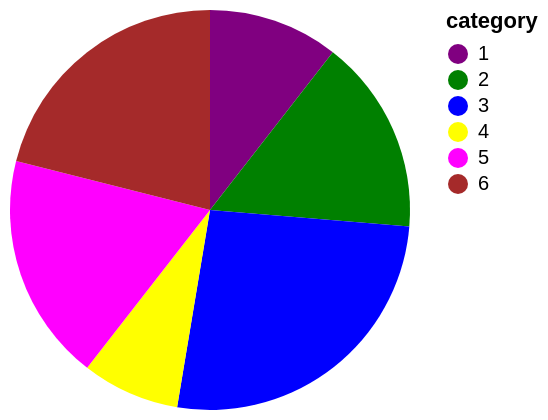

Vega-Lite specification for this chart:
### Vega specification from a JSON file in a GitHub repository (floating-point values rounded to 4 significant figures)
{"$schema": "https://vega.github.io/schema/vega/v5.json", "description": "A simple pie chart with embedded data.", "background": "white", "padding": 5, "width": 200, "height": 200, "data": [{"name": "source_0", "values": [{"category": 1, "value": 4}, {"category": 2, "value": 6}, {"category": 3, "value": 10}, {"category": 4, "value": 3}, {"category": 5, "value": 7}, {"category": 6, "value": 8}]}, {"name": "data_0", "source": "source_0", "transform": [{"type": "stack", "groupby": [], "field": "value", "sort": {"field": ["category"], "order": ["ascending"]}, "as": ["value_start", "value_end"], "offset": "zero"}, {"type": "filter", "expr": "isValid(datum[\"value\"]) && isFinite(+datum[\"value\"])"}]}], "marks": [{"name": "marks", "type": "arc", "style": ["arc"], "from": {"data": "data_0"}, "encode": {"update": {"fill": {"scale": "color", "field": "category"}, "description": {"signal": "\"value: \" + (format(datum[\"value\"], \"\")) + \"; category: \" + (isValid(datum[\"category\"]) ? datum[\"category\"] : \"\"+datum[\"category\"])"}, "x": {"signal": "width", "mult": 0.5}, "y": {"signal": "height", "mult": 0.5}, "outerRadius": {"signal": "min(width,height)/2"}, "innerRadius": {"value": 0}, "startAngle": {"scale": "theta", "field": "value_end"}, "endAngle": {"scale": "theta", "field": "value_start"}}}}], "scales": [{"name": "theta", "type": "linear", "domain": {"data": "data_0", "fields": ["value_start", "value_end"]}, "range": [0, 6.283], "zero": true}, {"name": "color", "type": "ordinal", "domain": {"fields": [[5, 6], {"data": "data_0", "field": "category"}], "sort": true}, "range": ["purple", "green", "blue", "yellow", "magenta", "brown"]}], "legends": [{"fill": "color", "symbolType": "circle", "title": "category"}]}
